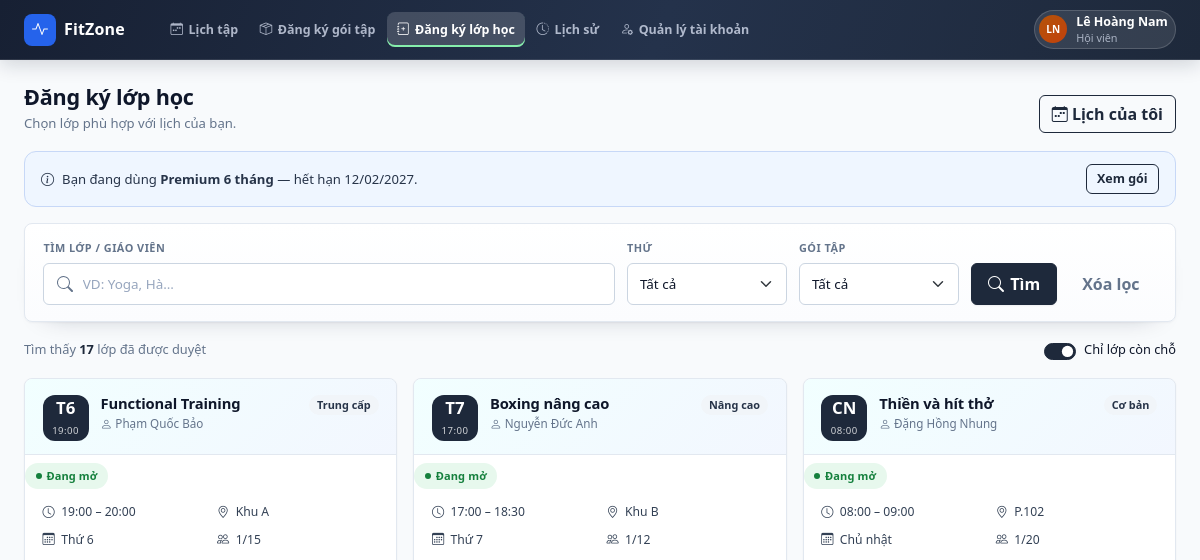
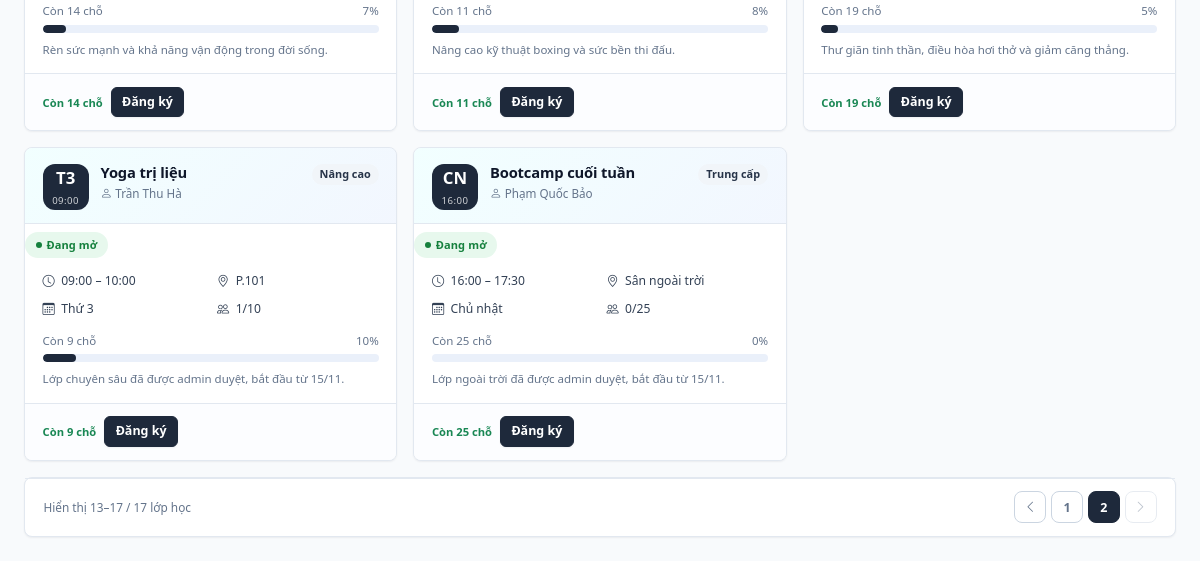
The app's page /customer/class-registration.php?page=2 (signed in), older data (2 pictures, top to bottom).
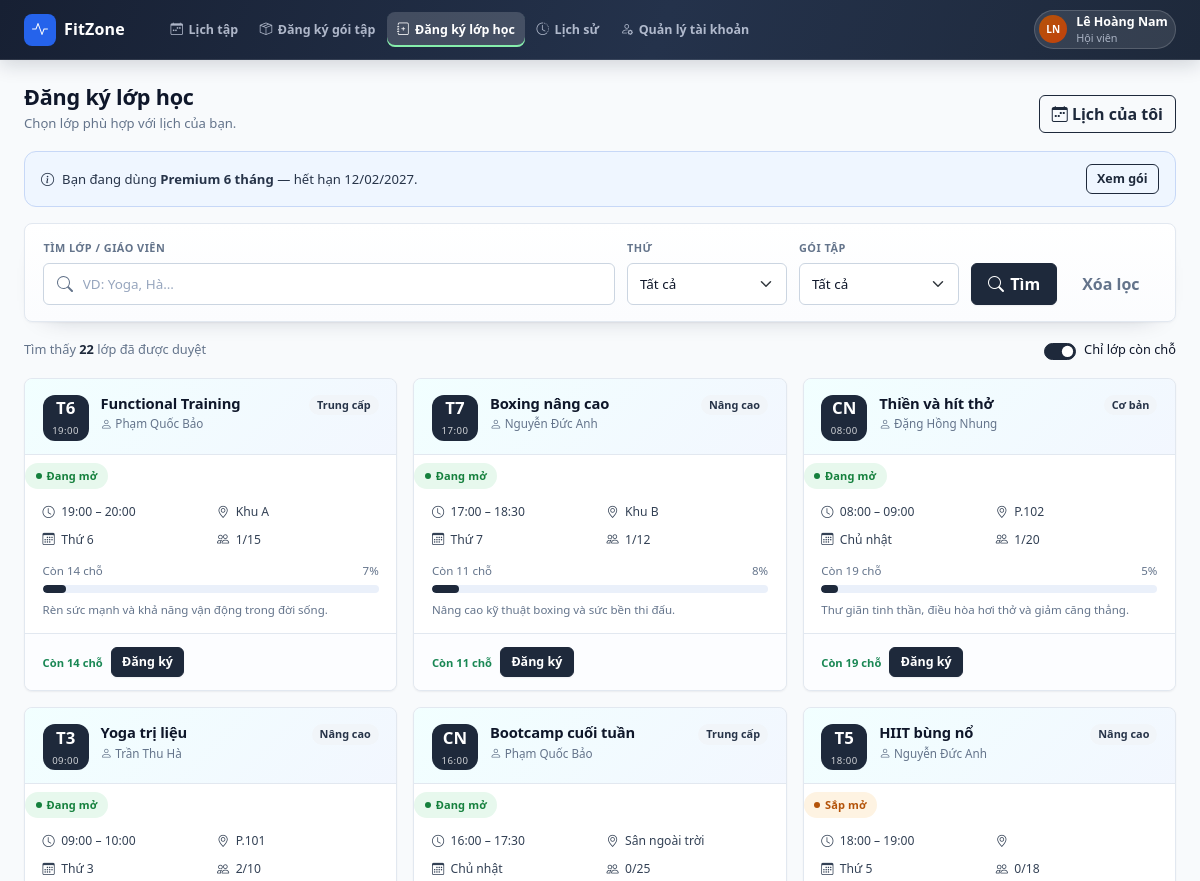
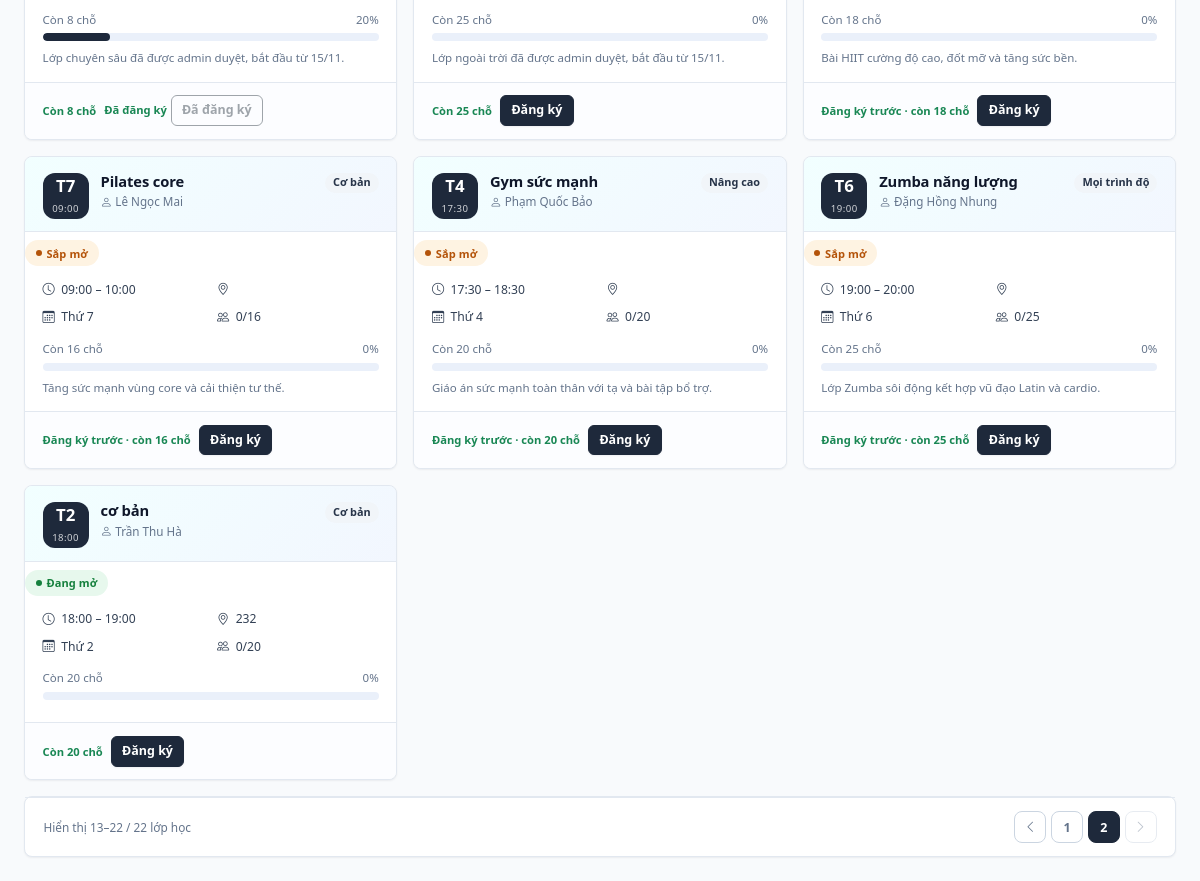
The same page, newer data (2 pictures, top to bottom).
### tables this page shows
CREATE TABLE `lop_hoc` (
  `id` int(10) unsigned NOT NULL AUTO_INCREMENT,
  `ten_lop` varchar(100) NOT NULL,
  `giao_vien_id` int(10) unsigned NOT NULL,
  `thu_trong_tuan` tinyint(4) NOT NULL,
  `gio_bat_dau` time NOT NULL,
  `gio_ket_thuc` time NOT NULL,
  `ngay_bat_dau` date NOT NULL,
  `ngay_ket_thuc` date NOT NULL,
  `suc_chua` int(11) NOT NULL,
  `phong_hoc` varchar(50) DEFAULT NULL,
  `mo_ta` text DEFAULT NULL,
  `trinh_do` varchar(50) DEFAULT NULL,
  `goi_tap_toi_thieu` varchar(20) NOT NULL DEFAULT 'basic',
  `trang_thai` varchar(20) NOT NULL DEFAULT 'dang_mo',
  `deleted_at` datetime DEFAULT NULL,
  `created_at` datetime NOT NULL DEFAULT current_timestamp(),
  `updated_at` datetime NOT NULL DEFAULT current_timestamp() ON UPDATE current_timestamp(),
  PRIMARY KEY (`id`),
  KEY `fk_lop_hoc_giao_vien` (`giao_vien_id`),
  CONSTRAINT `fk_lop_hoc_giao_vien` FOREIGN KEY (`giao_vien_id`) REFERENCES `giao_vien` (`id`)
);

CREATE TABLE `giao_vien` (
  `id` int(10) unsigned NOT NULL AUTO_INCREMENT,
  `tai_khoan_id` int(10) unsigned DEFAULT NULL,
  `ho_ten` varchar(100) NOT NULL,
  `sdt` varchar(15) NOT NULL,
  `email` varchar(100) NOT NULL,
  `gioi_thieu` text DEFAULT NULL,
  `trang_thai` varchar(20) NOT NULL DEFAULT 'dang_lam',
  `deleted_at` datetime DEFAULT NULL,
  `created_at` datetime NOT NULL DEFAULT current_timestamp(),
  `updated_at` datetime NOT NULL DEFAULT current_timestamp() ON UPDATE current_timestamp(),
  PRIMARY KEY (`id`),
  UNIQUE KEY `uq_giao_vien_email` (`email`),
  UNIQUE KEY `uq_giao_vien_tai_khoan` (`tai_khoan_id`),
  CONSTRAINT `fk_giao_vien_tai_khoan` FOREIGN KEY (`tai_khoan_id`) REFERENCES `tai_khoan` (`id`) ON DELETE SET NULL
);

### customer/class-registration.php (the view, shortened to what the changed rows need)
<?php
require __DIR__ . '/../common/bootstrap.php';
$menu = require __DIR__ . '/../common/menus/customer.php';
$activeMenu = 'class-registration';
$classes = data_classes();
$registeredIds = array_map(static fn (array $c): int => (int) $c['id'], data_customer_classes());
$member = data_current_member();
$packageLevels = ['basic' => 1, 'standard' => 2, 'premium' => 3];
$currentPackageLevel = $packageLevels[$member['package_level'] ?? 'basic'] ?? 1;
$open = array_values(array_filter($classes, static fn ($c) => $c['status'] === 'dang_mo'));
$keyword = trim((string) ($_GET['q'] ?? ''));
$weekdayFilter = (int) ($_GET['weekday'] ?? 0);
$packageFilter = trim((string) ($_GET['package'] ?? ''));
$packageNames = [
    'basic' => 'Basic - Cơ bản',
    'standard' => 'Standard - Trung cấp',
    'premium' => 'Premium - Tất cả lớp',
];
if ($weekdayFilter < 1 || $weekdayFilter > 7) {
    $weekdayFilter = 0;
}
if (!isset($packageNames[$packageFilter])) {
    $packageFilter = '';
}
$open = array_values(array_filter($open, static function (array $class) use ($keyword, $weekdayFilter, $packageFilter): bool {
    if ($keyword !== ''
        && mb_stripos($class['name'], $keyword) === false
        && mb_stripos($class['instructor'], $keyword) === false) {
        return false;
    }
    if ($weekdayFilter > 0 && (int) $class['weekday'] !== $weekdayFilter) {
        return false;
    }
    if ($packageFilter !== '' && ($class['required_package'] ?? 'basic') !== $packageFilter) {
        return false;
    }
    return true;
}));
$perPage = 12;
$totalOpen = count($open);
$totalOpenPages = max(1, (int) ceil($totalOpen / $perPage));
$currentPage = max(1, min((int) ($_GET['page'] ?? 1), $totalOpenPages));
$open = array_slice($open, ($currentPage - 1) * $perPage, $perPage);
$partials = __DIR__ . '/../common/partials';
require $partials . '/head.php';
?>
<div class="app-shell">
    <?php require $partials . '/sidebar.php'; ?>
    <div class="app-main">
        <?php require $partials . '/topbar.php'; ?>
        <main class="app-content" id="main-content">
<div class="page-head">
    <div>
        <h1>Đăng ký lớp học</h1>
    </div>
</div>
<div class="d-flex align-items-center flex-wrap gap-2 mb-3">
    <div class="text-small text-muted-2">Tìm thấy <strong class="text-brand"><?= $totalOpen ?></strong> lớp đã được duyệt</div>
</div>
<div class="row g-3" id="class-grid">
    <?php foreach ($open as $class):
        $available = $class['capacity'] - $class['enrolled'];
        $percent = (int) round($class['enrolled'] / max(1, $class['capacity']) * 100);
        $tone = $available === 0 ? 'red' : ($percent >= 80 ? 'amber' : '');
        $requiredLevel = $packageLevels[$class['required_package'] ?? 'basic'] ?? 1;
        $allowed = $requiredLevel <= $currentPackageLevel;
        $isRegistered = in_array((int) $class['id'], $registeredIds, true);
    ?>
        <div class="col-md-6 col-xl-4" data-class-card
             data-class-id="<?= (int) $class['id'] ?>"
             data-capacity="<?= (int) $class['capacity'] ?>"
             data-available="<?= $available > 0 ? '1' : '0' ?>">
            <article class="class-card">
                <div class="class-card-top">
                    <div class="day-chip">
                        <strong><?= e(weekday_short($class['weekday'])) ?></strong>
                        <span><?= e($class['start']) ?></span>
                    </div>
                    <div class="flex-grow-1 min-w-0">
                        <div class="d-flex align-items-start gap-2">
                            <h3 class="flex-grow-1"><?= e($class['name']) ?></h3>
                            <span class="badge-soft"><?= e($class['level']) ?></span>
                        </div>
                        <div class="teacher"><?= icon('person') ?> <?= e($class['instructor']) ?></div>
                    </div>
                </div>
                <div class="mt-2"><?= status_badge($class['status']) ?></div>
                <div class="class-card-body">
                    <div class="class-meta">
                        <div class="item"><?= icon('clock') ?> <?= e($class['start'] . ' – ' . $class['end']) ?></div>
                        <div class="item"><?= icon('geo-alt') ?> <?= e($class['room']) ?></div>
                        <div class="item"><?= icon('calendar3') ?> <?= e(weekday($class['weekday'])) ?></div>
                        <div class="item"><?= icon('people') ?> <span data-enrolled><?= e((string) $class['enrolled'] . '/' . (string) $class['capacity']) ?></span></div>
                    </div>
                    <div class="class-capacity">
                        <span data-available-text><?= $available === 0 ? 'Lớp đã đầy' : 'Còn ' . $available . ' chỗ' ?></span>
                        <span><?= $percent ?>%</span>
                    </div>
                    <?= progress_bar($percent, $tone) ?>
                    <p class="text-muted-2 text-tiny mt-2 mb-0"><?= e($class['desc']) ?></p>
                </div>
                <div class="class-card-foot">
                    <span class="availability <?= $available === 0 ? 'text-danger' : 'text-success' ?>" data-available-label>
                        <?= $available === 0 ? 'Hết chỗ' : ($class['status'] === 'sap_mo' ? 'Đăng ký trước · còn ' . $available . ' chỗ' : 'Còn ' . $available . ' chỗ') ?>
                    </span>
                    <span data-class-action>
                        <?php if ($isRegistered): ?>
                            <span class="availability text-success">Đã đăng ký</span>
                            <button class="btn btn-outline-secondary btn-sm" type="button" disabled>Đã đăng ký</button>
                        <?php elseif (!$allowed): ?>
                            <span class="availability text-warning">Cần gói cao hơn</span>
                            <button class="btn btn-outline-secondary btn-sm" type="button" disabled>Nâng cấp gói</button>
                        <?php elseif ($available === 0): ?>
                            <button class="btn btn-outline-secondary btn-sm" type="button" disabled>Đã đầy</button>
                        <?php else: ?>
                            <button class="btn btn-primary btn-sm" type="button"
                                    data-bs-toggle="modal" data-bs-target="#registerClassModal"
                                    data-class-id="<?= (int) $class['id'] ?>"
                                    data-class-name="<?= e($class['name']) ?>"
                                    data-class-meta="<?= e(weekday($class['weekday']) . ' · ' . $class['start'] . ' – ' . $class['end'] . ' · ' . $class['room']) ?>"
                                    data-class-teacher="<?= e($class['instructor']) ?>">
                                Đăng ký
                            </button>
                        <?php endif; ?>
                    </span>
                </div>
            </article>
        </div>
    <?php endforeach; ?>
</div>
<div class="app-card mt-3">
    <?= pagination($totalOpen, $currentPage, $perPage, 'lớp học', static function (int $page) use ($keyword, $weekdayFilter, $packageFilter): string {
        $query = ['page' => $page];
        if ($keyword !== '') {
            $query['q'] = $keyword;
        }
        if ($weekdayFilter > 0) {
            $query['weekday'] = $weekdayFilter;
        }
        if ($packageFilter !== '') {
            $query['package'] = $packageFilter;
        }
        return url('/customer/class-registration') . '?' . http_build_query($query);
    }) ?>
</div>
        </main>
    </div>
</div>
<?php require $partials . '/foot.php'; ?>

### common/partials/topbar.php (shortened to what the changed rows need)
<header class="app-topbar">
    <nav class="app-topbar-nav" aria-label="Điều hướng chính">
        <?php foreach ($menu as $item): ?>
            <?php if (isset($item['group'])) continue; ?>
            <a class="app-topbar-link<?= $activeMenu === $item['key'] ? ' active' : '' ?>"
               href="<?= e(url($item['href'])) ?>"
               <?= $activeMenu === $item['key'] ? 'aria-current="page"' : '' ?>>
                <?= icon($item['icon']) ?>
                <span><?= e($item['label']) ?></span>
            </a>
        <?php endforeach; ?>
    </nav>
</header>

### common/components/ui.php (shortened to what the changed rows need)
<?php
if (!function_exists('icon')) {
    function icon(string $name, string $class = ''): string
    {
        $name = preg_replace('/[^a-z0-9-]/i', '', $name) ?: 'circle';
        return '<i class="bi bi-' . e($name) . ($class !== '' ? ' ' . e($class) : '') . '" aria-hidden="true"></i>';
    }
}
if (!function_exists('badge')) {
    function badge(string $label, string $variant = 'primary', bool $dot = true): string
    {
        $dotClass = $dot ? '' : ' no-dot';
        return '<span class="badge-status ' . e($variant) . $dotClass . '">' . e($label) . '</span>';
    }
}
if (!function_exists('status_badge')) {
    function status_badge(string $status): string
    {
        $map = [
            'hoat_dong' => ['Đang hoạt động', 'success'],
            'ngung_hoat_dong' => ['Ngừng hoạt động', 'muted'],
            'dang_mo' => ['Đang mở', 'success'],
            'sap_mo' => ['Sắp mở', 'warning'],
            'da_dong' => ['Đã đóng', 'muted'],
            'dang_ban' => ['Đang bán', 'success'],
            'ngung_ban' => ['Ngừng bán', 'muted'],
            'da_huy' => ['Đã hủy', 'danger'],
            'da_thanh_toan' => ['Đã thanh toán', 'success'],
            'chua_thanh_toan' => ['Chưa thanh toán', 'warning'],
            'dang_ky' => ['Đã đăng ký', 'primary'],
            'bi_khoa' => ['Đã khóa', 'danger'],
        ];
        [$label, $variant] = $map[$status] ?? [$status, 'muted'];
        return badge($label, $variant);
    }
}
if (!function_exists('weekday')) {
    function weekday(int $day): string
    {
        return ['', 'Thứ 2', 'Thứ 3', 'Thứ 4', 'Thứ 5', 'Thứ 6', 'Thứ 7', 'Chủ nhật'][$day] ?? '';
    }
}
if (!function_exists('weekday_short')) {
    function weekday_short(int $day): string
    {
        return ['', 'T2', 'T3', 'T4', 'T5', 'T6', 'T7', 'CN'][$day] ?? '';
    }
}
if (!function_exists('pagination')) {
    function pagination(int $total, int $page = 1, int $perPage = 10, string $label = 'bản ghi', ?callable $urlFor = null): string
    {
        $pages = max(1, (int) ceil($total / max(1, $perPage)));
        $page = max(1, min($page, $pages));
        $from = $total === 0 ? 0 : ($page - 1) * $perPage + 1;
        $to = min($total, $page * $perPage);
        $href = static function (int $target) use ($urlFor, $page): string {
            if ($urlFor === null || $target === $page) {
                return '#';
            }
            return (string) $urlFor($target);
        };
        $html = '<nav class="app-pagination" aria-label="Phân trang">';
        $html .= '<span class="page-info">Hiển thị ' . $from . '–' . $to . ' / ' . $total . ' ' . e($label) . '</span>';
        $html .= '<a href="' . e($page === 1 ? '#' : $href($page - 1)) . '" class="page-btn' . ($page === 1 ? ' disabled' : '') . '" aria-label="Trang trước">' . icon('chevron-left') . '</a>';
        $start = max(1, $page - 2);
        $end = min($pages, $start + 4);
        $start = max(1, $end - 4);
        for ($i = $start; $i <= $end; $i++) {
            $html .= '<a href="' . e($href($i)) . '" class="page-btn' . ($i === $page ? ' active' : '') . '">' . $i . '</a>';
        }
        $html .= '<a href="' . e($page === $pages ? '#' : $href($page + 1)) . '" class="page-btn' . ($page === $pages ? ' disabled' : '') . '" aria-label="Trang sau">' . icon('chevron-right') . '</a>';
        $html .= '</nav>';
        return $html;
    }
}
if (!function_exists('progress_bar')) {
    function progress_bar(int $percent, string $variant = '', bool $thick = false): string
    {
        $percent = max(0, min(100, $percent));
        $classes = trim('app-progress' . ($variant !== '' ? ' ' . $variant : '') . ($thick ? ' thick' : ''));
        return '<div class="' . e($classes) . '" role="progressbar" aria-valuenow="' . $percent . '" aria-valuemin="0" aria-valuemax="100">'
            . '<span style="width:' . $percent . '%"></span></div>';
    }
}

Row changes from the older to the newer data that the page shows:
computed for lop_hoc "Yoga trị liệu": capacity "1/10" → "2/10"; available "9" → "8"; suc_chua "10" → "20"; $percent 10 → 20 (drawn); text "Đăng ký" → "Đã đăng ký Đã đăng ký"
added lop_hoc: thu_trong_tuan "T5", start "18:00", ten_lop "HIIT bùng nổ", trinh_do "Nâng cao", giao_vien.ho_ten "Nguyễn Đức Anh", label "Sắp mở", end "18:00 – 19:00", thu_trong_tuan "Thứ 5", capacity "0/18", suc_chua "18", percent "0", mo_ta "Bài HIIT cường độ cao, đốt mỡ và tăng sức bền."
added lop_hoc: thu_trong_tuan "T7", start "09:00", ten_lop "Pilates core", trinh_do "Cơ bản", giao_vien.ho_ten "Lê Ngọc Mai", label "Sắp mở", end "09:00 – 10:00", thu_trong_tuan "Thứ 7", capacity "0/16", suc_chua "16", percent "0", mo_ta "Tăng sức mạnh vùng core và cải thiện tư thế."
added lop_hoc: thu_trong_tuan "T4", start "17:30", ten_lop "Gym sức mạnh", trinh_do "Nâng cao", giao_vien.ho_ten "Phạm Quốc Bảo", label "Sắp mở", end "17:30 – 18:30", thu_trong_tuan "Thứ 4", capacity "0/20", suc_chua "20", percent "0", mo_ta "Giáo án sức mạnh toàn thân với tạ và bài tập bổ trợ."
added lop_hoc: thu_trong_tuan "T6", start "19:00", ten_lop "Zumba năng lượng", trinh_do "Mọi trình độ", giao_vien.ho_ten "Đặng Hồng Nhung", label "Sắp mở", end "19:00 – 20:00", thu_trong_tuan "Thứ 6", capacity "0/25", suc_chua "25", percent "0", mo_ta "Lớp Zumba sôi động kết hợp vũ đạo Latin và cardio."
added lop_hoc: thu_trong_tuan "T2", start "18:00", ten_lop "cơ bản", trinh_do "Cơ bản", giao_vien.ho_ten "Trần Thu Hà", label "Đang mở", end "18:00 – 19:00", phong_hoc "232", thu_trong_tuan "Thứ 2", capacity "0/20", suc_chua "20", percent "0"
Text that changed along with them:
$totalOpen: "17" → "22"
$to: "17" → "22"
$total: "17" → "22"
